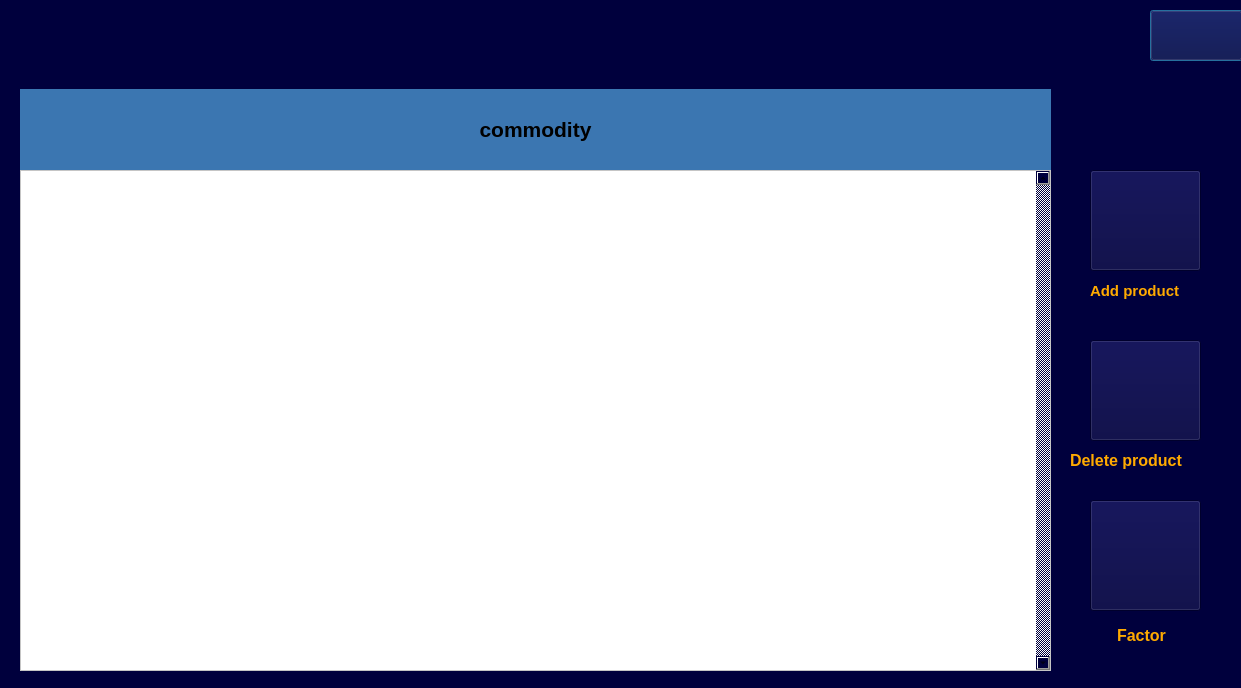
<?xml version="1.0" encoding="UTF-8"?>
<ui version="4.0">
 <class>customer</class>
 <widget class="QDialog" name="customer">
  <property name="geometry">
   <rect>
    <x>0</x>
    <y>0</y>
    <width>1241</width>
    <height>688</height>
   </rect>
  </property>
  <property name="windowTitle">
   <string>Dialog</string>
  </property>
  <property name="styleSheet">
   <string notr="true">background-color: rgb(0, 0, 61);
background-image: url();</string>
  </property>
  <widget class="QPushButton" name="pushButton_logout">
   <property name="geometry">
    <rect>
     <x>1150</x>
     <y>10</y>
     <width>93</width>
     <height>51</height>
    </rect>
   </property>
   <property name="styleSheet">
    <string notr="true">background-image: url(:/new/prefix1/log out.png);</string>
   </property>
   <property name="text">
    <string/>
   </property>
  </widget>
  <widget class="QListWidget" name="listWidget">
   <property name="geometry">
    <rect>
     <x>20</x>
     <y>170</y>
     <width>1031</width>
     <height>501</height>
    </rect>
   </property>
   <property name="styleSheet">
    <string notr="true">background-color: rgb(255, 255, 255);</string>
   </property>
   <property name="verticalScrollBarPolicy">
    <enum>Qt::ScrollBarAlwaysOn</enum>
   </property>
   <property name="horizontalScrollBarPolicy">
    <enum>Qt::ScrollBarAsNeeded</enum>
   </property>
   <property name="autoScrollMargin">
    <number>4</number>
   </property>
   <property name="editTriggers">
    <set>QAbstractItemView::NoEditTriggers</set>
   </property>
  </widget>
  <widget class="QPushButton" name="pushButton_add">
   <property name="geometry">
    <rect>
     <x>1090</x>
     <y>170</y>
     <width>111</width>
     <height>101</height>
    </rect>
   </property>
   <property name="styleSheet">
    <string notr="true">background-image: url(:/new/prefix1/add_kala.png);</string>
   </property>
   <property name="text">
    <string/>
   </property>
  </widget>
  <widget class="QPushButton" name="pushButton_3">
   <property name="geometry">
    <rect>
     <x>1090</x>
     <y>500</y>
     <width>111</width>
     <height>111</height>
    </rect>
   </property>
   <property name="styleSheet">
    <string notr="true">background-image: url(:/new/prefix1/factor.png);</string>
   </property>
   <property name="text">
    <string/>
   </property>
  </widget>
  <widget class="QPushButton" name="pushButton_4">
   <property name="geometry">
    <rect>
     <x>1090</x>
     <y>340</y>
     <width>111</width>
     <height>101</height>
    </rect>
   </property>
   <property name="styleSheet">
    <string notr="true">background-image: url(:/new/prefix1/delete_kala.png);</string>
   </property>
   <property name="text">
    <string/>
   </property>
  </widget>
  <widget class="QLabel" name="label">
   <property name="geometry">
    <rect>
     <x>20</x>
     <y>89</y>
     <width>1031</width>
     <height>81</height>
    </rect>
   </property>
   <property name="font">
    <font>
     <pointsize>16</pointsize>
     <bold>true</bold>
    </font>
   </property>
   <property name="styleSheet">
    <string notr="true">background-color: rgb(59, 118, 177);</string>
   </property>
   <property name="text">
    <string>commodity</string>
   </property>
   <property name="alignment">
    <set>Qt::AlignCenter</set>
   </property>
  </widget>
  <widget class="QLabel" name="label_2">
   <property name="geometry">
    <rect>
     <x>1090</x>
     <y>270</y>
     <width>111</width>
     <height>41</height>
    </rect>
   </property>
   <property name="font">
    <font>
     <pointsize>11</pointsize>
     <bold>true</bold>
    </font>
   </property>
   <property name="layoutDirection">
    <enum>Qt::RightToLeft</enum>
   </property>
   <property name="styleSheet">
    <string notr="true">color: rgb(255, 170, 0);
background-color: rgb();</string>
   </property>
   <property name="text">
    <string>Add product</string>
   </property>
  </widget>
  <widget class="QLabel" name="label_3">
   <property name="geometry">
    <rect>
     <x>1070</x>
     <y>440</y>
     <width>151</width>
     <height>41</height>
    </rect>
   </property>
   <property name="font">
    <font>
     <pointsize>12</pointsize>
     <bold>true</bold>
    </font>
   </property>
   <property name="layoutDirection">
    <enum>Qt::RightToLeft</enum>
   </property>
   <property name="styleSheet">
    <string notr="true">color: rgb(255, 170, 0);
background-color: rgb();</string>
   </property>
   <property name="text">
    <string>Delete product</string>
   </property>
  </widget>
  <widget class="QLabel" name="label_4">
   <property name="geometry">
    <rect>
     <x>1117</x>
     <y>610</y>
     <width>71</width>
     <height>51</height>
    </rect>
   </property>
   <property name="font">
    <font>
     <pointsize>12</pointsize>
     <bold>true</bold>
    </font>
   </property>
   <property name="layoutDirection">
    <enum>Qt::RightToLeft</enum>
   </property>
   <property name="styleSheet">
    <string notr="true">color: rgb(255, 170, 0);
background-color: rgb();</string>
   </property>
   <property name="text">
    <string>Factor</string>
   </property>
  </widget>
 </widget>
 <resources/>
 <connections/>
</ui>
